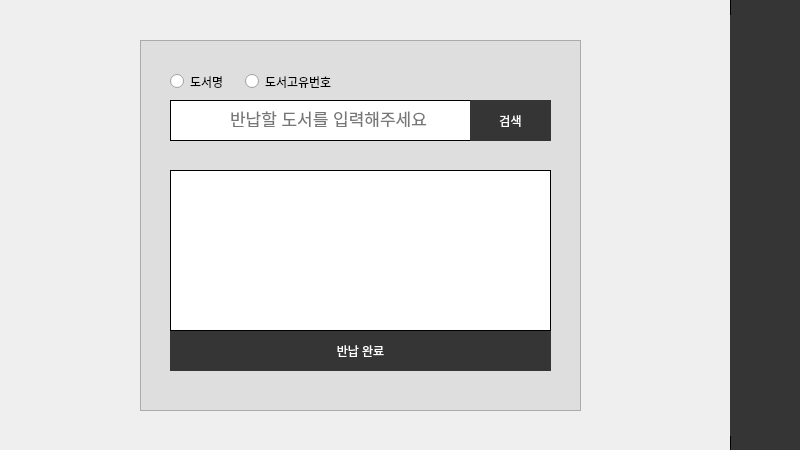
<?xml version="1.0" encoding="UTF-8"?>
<ui version="4.0">
 <class>Dialog</class>
 <widget class="QDialog" name="Dialog">
  <property name="geometry">
   <rect>
    <x>0</x>
    <y>0</y>
    <width>800</width>
    <height>450</height>
   </rect>
  </property>
  <property name="windowTitle">
   <string>도서 반납</string>
  </property>
  <property name="styleSheet">
   <string notr="true"/>
  </property>
  <widget class="QPushButton" name="email_C_Btn">
   <property name="geometry">
    <rect>
     <x>830</x>
     <y>215</y>
     <width>51</width>
     <height>31</height>
    </rect>
   </property>
   <property name="font">
    <font>
     <family>Arial</family>
     <weight>50</weight>
     <bold>false</bold>
    </font>
   </property>
   <property name="styleSheet">
    <string notr="true">QPushButton{
border:1px solid #353535;
background-color:#353535;
color:#fff;
}

QPushButton:hover{
background-color:#fff;
color:#353535;
}
</string>
   </property>
   <property name="text">
    <string>확인</string>
   </property>
  </widget>
  <widget class="QPushButton" name="search_icon">
   <property name="geometry">
    <rect>
     <x>730</x>
     <y>85</y>
     <width>71</width>
     <height>71</height>
    </rect>
   </property>
   <property name="font">
    <font>
     <family>Adobe Arabic</family>
     <pointsize>16</pointsize>
    </font>
   </property>
   <property name="styleSheet">
    <string notr="true">QPushButton{
background:#353535;
border:none;
}
QPushButton:hover{
border:2px solid #fff; 
}</string>
   </property>
   <property name="text">
    <string/>
   </property>
   <property name="icon">
    <iconset>
     <normaloff>../다운로드/icon/Icon2.png</normaloff>../다운로드/icon/Icon2.png</iconset>
   </property>
   <property name="iconSize">
    <size>
     <width>40</width>
     <height>40</height>
    </size>
   </property>
  </widget>
  <widget class="QPushButton" name="donation_icon">
   <property name="geometry">
    <rect>
     <x>730</x>
     <y>295</y>
     <width>71</width>
     <height>71</height>
    </rect>
   </property>
   <property name="font">
    <font>
     <family>Adobe Arabic</family>
     <pointsize>16</pointsize>
    </font>
   </property>
   <property name="styleSheet">
    <string notr="true">QPushButton{
background:#353535;
border:none;
}
QPushButton:hover{
border:2px solid #fff; 
}</string>
   </property>
   <property name="text">
    <string/>
   </property>
   <property name="icon">
    <iconset>
     <normaloff>../다운로드/icon/Icon5.png</normaloff>../다운로드/icon/Icon5.png</iconset>
   </property>
   <property name="iconSize">
    <size>
     <width>35</width>
     <height>35</height>
    </size>
   </property>
  </widget>
  <widget class="QPushButton" name="shopping_icon">
   <property name="geometry">
    <rect>
     <x>730</x>
     <y>155</y>
     <width>71</width>
     <height>71</height>
    </rect>
   </property>
   <property name="font">
    <font>
     <family>Adobe Arabic</family>
     <pointsize>16</pointsize>
    </font>
   </property>
   <property name="styleSheet">
    <string notr="true">QPushButton{
background:#353535;
border:none;
}
QPushButton:hover{
border:2px solid #fff; 
}</string>
   </property>
   <property name="text">
    <string/>
   </property>
   <property name="icon">
    <iconset>
     <normaloff>../다운로드/icon/Icon3.png</normaloff>../다운로드/icon/Icon3.png</iconset>
   </property>
   <property name="iconSize">
    <size>
     <width>35</width>
     <height>35</height>
    </size>
   </property>
  </widget>
  <widget class="QPushButton" name="return_icon">
   <property name="geometry">
    <rect>
     <x>730</x>
     <y>225</y>
     <width>71</width>
     <height>71</height>
    </rect>
   </property>
   <property name="font">
    <font>
     <family>Adobe Arabic</family>
     <pointsize>16</pointsize>
    </font>
   </property>
   <property name="styleSheet">
    <string notr="true">QPushButton{
background:#353535;
border:none;
}
QPushButton:hover{
border:2px solid #fff; 
}</string>
   </property>
   <property name="text">
    <string/>
   </property>
   <property name="icon">
    <iconset>
     <normaloff>../다운로드/icon/Icon4.png</normaloff>../다운로드/icon/Icon4.png</iconset>
   </property>
   <property name="iconSize">
    <size>
     <width>35</width>
     <height>35</height>
    </size>
   </property>
  </widget>
  <widget class="QPushButton" name="home_icon">
   <property name="geometry">
    <rect>
     <x>730</x>
     <y>15</y>
     <width>71</width>
     <height>71</height>
    </rect>
   </property>
   <property name="font">
    <font>
     <family>Adobe Arabic</family>
     <pointsize>16</pointsize>
    </font>
   </property>
   <property name="styleSheet">
    <string notr="true">QPushButton{
background:#353535;
border:none;
}
QPushButton:hover{
border:2px solid #fff; 
}</string>
   </property>
   <property name="text">
    <string/>
   </property>
   <property name="icon">
    <iconset>
     <normaloff>../다운로드/icon/Icon1.png</normaloff>../다운로드/icon/Icon1.png</iconset>
   </property>
   <property name="iconSize">
    <size>
     <width>35</width>
     <height>35</height>
    </size>
   </property>
  </widget>
  <widget class="QTextBrowser" name="textBrowser_3">
   <property name="geometry">
    <rect>
     <x>730</x>
     <y>-15</y>
     <width>71</width>
     <height>471</height>
    </rect>
   </property>
   <property name="styleSheet">
    <string notr="true">border:1px solid; background-color:#353535;</string>
   </property>
  </widget>
  <widget class="QPushButton" name="email_Btn">
   <property name="geometry">
    <rect>
     <x>830</x>
     <y>155</y>
     <width>51</width>
     <height>31</height>
    </rect>
   </property>
   <property name="font">
    <font>
     <family>Arial</family>
     <weight>50</weight>
     <bold>false</bold>
    </font>
   </property>
   <property name="styleSheet">
    <string notr="true">QPushButton{
border:1px solid #353535;
background-color:#353535;
color:#fff;
}

QPushButton:hover{
background-color:#fff;
color:#353535;
}
</string>
   </property>
   <property name="text">
    <string>전송</string>
   </property>
  </widget>
  <widget class="QPushButton" name="user_icon">
   <property name="geometry">
    <rect>
     <x>730</x>
     <y>365</y>
     <width>71</width>
     <height>71</height>
    </rect>
   </property>
   <property name="font">
    <font>
     <family>Adobe Arabic</family>
     <pointsize>16</pointsize>
    </font>
   </property>
   <property name="styleSheet">
    <string notr="true">QPushButton{
background:#353535;
border:none;
}
QPushButton:hover{
border:2px solid #fff; 
}</string>
   </property>
   <property name="text">
    <string/>
   </property>
   <property name="icon">
    <iconset>
     <normaloff>../다운로드/icon/Icon6.png</normaloff>../다운로드/icon/Icon6.png</iconset>
   </property>
   <property name="iconSize">
    <size>
     <width>40</width>
     <height>40</height>
    </size>
   </property>
  </widget>
  <widget class="QLineEdit" name="return_box">
   <property name="geometry">
    <rect>
     <x>170</x>
     <y>100</y>
     <width>381</width>
     <height>41</height>
    </rect>
   </property>
   <property name="styleSheet">
    <string notr="true">QLineEdit{
border:1px solid #000;
background:#fff;
}

QLineEdit:focus{
border:2px solid #353535;
}</string>
   </property>
  </widget>
  <widget class="QPushButton" name="return_Btn">
   <property name="geometry">
    <rect>
     <x>470</x>
     <y>100</y>
     <width>81</width>
     <height>41</height>
    </rect>
   </property>
   <property name="font">
    <font>
     <family>Arial</family>
     <weight>50</weight>
     <bold>false</bold>
    </font>
   </property>
   <property name="styleSheet">
    <string notr="true">QPushButton{
border:1px solid #353535;
background-color:#353535;
color:#fff;
}

QPushButton:hover{
background-color:#fff;
color:#353535;
}
</string>
   </property>
   <property name="text">
    <string>검색</string>
   </property>
  </widget>
  <widget class="QPushButton" name="return_end">
   <property name="geometry">
    <rect>
     <x>170</x>
     <y>330</y>
     <width>381</width>
     <height>41</height>
    </rect>
   </property>
   <property name="font">
    <font>
     <family>Arial</family>
     <weight>50</weight>
     <bold>false</bold>
    </font>
   </property>
   <property name="styleSheet">
    <string notr="true">QPushButton{
border:1px solid #353535;
background-color:#353535;
color:#fff;
}

QPushButton:hover{
background-color:#fff;
color:#353535;
}
</string>
   </property>
   <property name="text">
    <string>반납 완료</string>
   </property>
  </widget>
  <widget class="QTextBrowser" name="textBrowser_2">
   <property name="geometry">
    <rect>
     <x>140</x>
     <y>40</y>
     <width>441</width>
     <height>371</height>
    </rect>
   </property>
   <property name="styleSheet">
    <string notr="true">background-color:#dedede;</string>
   </property>
  </widget>
  <widget class="QRadioButton" name="book_check">
   <property name="geometry">
    <rect>
     <x>170</x>
     <y>70</y>
     <width>112</width>
     <height>23</height>
    </rect>
   </property>
   <property name="text">
    <string>도서명</string>
   </property>
  </widget>
  <widget class="QRadioButton" name="booknum_check">
   <property name="geometry">
    <rect>
     <x>245</x>
     <y>70</y>
     <width>112</width>
     <height>23</height>
    </rect>
   </property>
   <property name="text">
    <string>도서고유번호</string>
   </property>
  </widget>
  <widget class="QListWidget" name="return_list">
   <property name="geometry">
    <rect>
     <x>170</x>
     <y>170</y>
     <width>381</width>
     <height>161</height>
    </rect>
   </property>
   <property name="styleSheet">
    <string notr="true">
border:1px solid #000;

</string>
   </property>
   <property name="dragEnabled">
    <bool>false</bool>
   </property>
   <property name="alternatingRowColors">
    <bool>true</bool>
   </property>
   <property name="selectionMode">
    <enum>QAbstractItemView::MultiSelection</enum>
   </property>
  </widget>
  <widget class="QLabel" name="label">
   <property name="geometry">
    <rect>
     <x>230</x>
     <y>110</y>
     <width>211</width>
     <height>17</height>
    </rect>
   </property>
   <property name="font">
    <font>
     <pointsize>13</pointsize>
    </font>
   </property>
   <property name="styleSheet">
    <string notr="true">color:#777;</string>
   </property>
   <property name="text">
    <string>반납할 도서를 입력해주세요</string>
   </property>
  </widget>
  <zorder>textBrowser_2</zorder>
  <zorder>textBrowser_3</zorder>
  <zorder>email_C_Btn</zorder>
  <zorder>search_icon</zorder>
  <zorder>donation_icon</zorder>
  <zorder>shopping_icon</zorder>
  <zorder>return_icon</zorder>
  <zorder>home_icon</zorder>
  <zorder>email_Btn</zorder>
  <zorder>user_icon</zorder>
  <zorder>return_box</zorder>
  <zorder>return_Btn</zorder>
  <zorder>return_end</zorder>
  <zorder>book_check</zorder>
  <zorder>booknum_check</zorder>
  <zorder>return_list</zorder>
  <zorder>label</zorder>
 </widget>
 <resources/>
 <connections/>
</ui>
